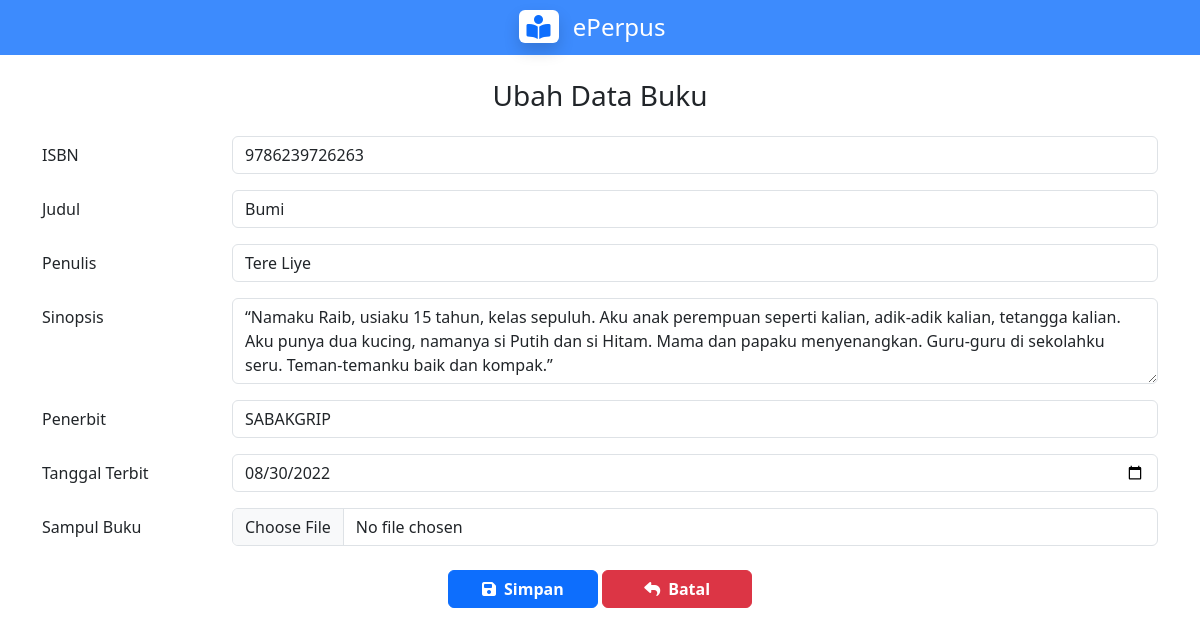
The app's page /BukuSection/ubah.php?isbn=9786239726263 with its own data.
### tables this page shows
CREATE TABLE `tbl_buku` (
  `isbn` varchar(50) NOT NULL,
  `judul` varchar(255) NOT NULL,
  `penulis` varchar(50) NOT NULL,
  `sinopsis` text NOT NULL,
  `penerbit` varchar(50) NOT NULL,
  `tanggal_terbit` date NOT NULL,
  `sampul` varchar(50) NOT NULL
);

### loginKey.php (called while the page is built, shortened)
<?php
include 'koneksi.php';
$query = "SELECT * FROM tbl_login";
$sql = mysqli_query($conn, $query);
$result = mysqli_fetch_assoc($sql);
$login = $result['id'];
?>

### BukuSection/ubah.php (the view, shortened to what this page needs)
<?php
include '../koneksi.php';
include '../loginKey.php';
$isbn = $_GET['isbn'];
$query = "SELECT * FROM tbl_buku WHERE isbn = '$isbn'";
$sql = mysqli_query($conn, $query);
$result = mysqli_fetch_assoc($sql);
$judul = $result['judul'];
$penulis = $result['penulis'];
$sinopsis = $result['sinopsis'];
$penerbit = $result['penerbit'];
$tanggal_terbit = $result['tanggal_terbit'];
?>
<!DOCTYPE html>
<html lang="en">
<head>
    <link rel="stylesheet" href="https://cdn.jsdelivr.net/npm/bootstrap@5.3.3/dist/css/bootstrap.min.css">
    <link rel="stylesheet" href="https://cdnjs.cloudflare.com/ajax/libs/font-awesome/6.5.2/css/all.min.css">
</head>
<body>
    <div class="main-container">
        <div class="content">
            <nav class="navbar navbar-dark justify-content-center" style="background-color: #3D8BFD;">
                <a class="navbar-brand" href="../index.php?login=<?php echo $login ?>">
                    <h1 class="fs-4 m-0"><span class="bg-white text-primary rounded shadow px-2 me-2"><i class="fa-solid fa-book-open-reader"></i></span> <span class="text-white">ePerpus</span></h1>
                </a>
            </nav>
            <h3 class="mt-4 text-center">Ubah Data Buku</h3>
            <div class="container mt-4">
                <form method="POST" action="ubahApi.php" enctype="multipart/form-data">
                    <div class="mb-3 row">
                        <label for="isbn" class="col-sm-2 col-form-label">ISBN</label>
                        <div class="col">
                            <input required type="text" class="form-control" id="isbn" name="isbn"
                                value="<?php echo $isbn; ?>">
                        </div>
                    </div>
                    <div class="mb-3 row">
                        <label for="judul" class="col-sm-2 col-form-label">Judul</label>
                        <div class="col">
                            <input required type="text" class="form-control" id="judul" name="judul"
                                value="<?php echo $judul; ?>">
                        </div>
                    </div>
                    <div class="mb-3 row">
                        <label for="penulis" class="col-sm-2 col-form-label">Penulis</label>
                        <div class="col">
                            <input required type="text" class="form-control" id="penulis" name="penulis"
                                value="<?php echo $penulis; ?>">
                        </div>
                    </div>
                    <div class="mb-3 row">
                        <label for="sinopsis" class="col-sm-2 col-form-label">Sinopsis</label>
                        <div class="col">
                            <textarea required class="form-control" id="sinopsis" name="sinopsis"
                                rows="3"><?php echo $sinopsis; ?></textarea>
                        </div>
                    </div>
                    <div class="mb-3 row">
                        <label for="penerbit" class="col-sm-2 col-form-label">Penerbit</label>
                        <div class="col">
                            <input required type="text" class="form-control" id="penerbit" name="penerbit"
                                value="<?php echo $penerbit; ?>">
                        </div>
                    </div>
                    <div class="mb-3 row">
                        <label for="tanggal_terbit" class="col-sm-2 col-form-label">Tanggal Terbit</label>
                        <div class="col">
                            <input required type="date" class="form-control" id="tanggal_terbit" name="tanggal_terbit"
                                value="<?php echo $tanggal_terbit; ?>">
                        </div>
                    </div>
                    <div class="mb-3 row">
                        <label for="sampul" class="col-sm-2 col-form-label">Sampul Buku</label>
                        <div class="col">
                            <input class="form-control" type="file" id="sampul" name="sampul" accept="image/*">
                        </div>
                    </div>
                    <div class="mb-3 row mt-4 text-center">
                        <div class="col">
                            <button type="submit" name="aksi" value="edit" class="btn btn-primary fw-bold"
                                style="width: 150px;"><i class="fa-solid fa-floppy-disk"></i>&ensp;Simpan</button>
                            <a href="../index.php?login=<?php echo $login ?>" type="button" class="btn btn-danger fw-bold" style="width: 150px;"><i
                                    class="fa fa-reply" aria-hidden="true"></i>&ensp;Batal</a>
                        </div>
                    </div>
                </form>
            </div>
        </div>
    </div>
</body>
</html>

### records on screen
tbl_buku: judul "Bumi", penulis "Tere Liye", sinopsis "“Namaku Raib, usiaku 15 tahun, kelas sepuluh. Aku anak perempuan seperti kalian, adik-adik kalian, tetangga kalian. Aku punya dua kucing, namanya si Putih dan si Hitam. Mama dan papaku menyenangkan. Guru-guru di sekolahku seru. Teman-temanku baik dan kompak.”", penerbit "SABAKGRIP", tanggal_terbit "08/30/2022"
